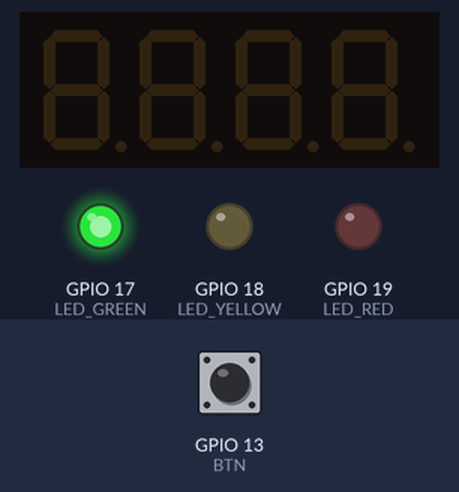
The program below on a simulated ESP32. On the bench: 4-digit seven-segment display, output pins drawn as LEDs (lit = HIGH). Inputs (shaded band) come from the test bench; at power-on: GPIO 13 (BTN) LOW.

Above: at 1.2 s.
1.3 s: GPIO 13 (BTN) pulled HIGH for 0.15 s
At 2.2 s:
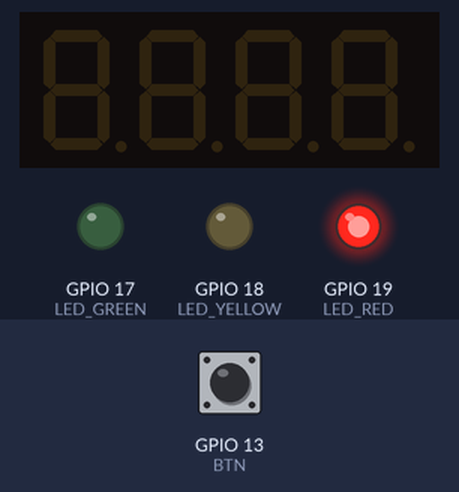
2.9 s: GPIO 13 (BTN) pulled HIGH for 1 s
At 3.5 s:
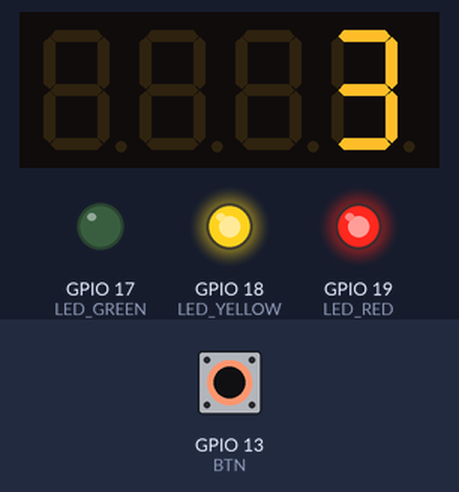
5.4 s: GPIO 13 (BTN) pulled HIGH for 3.2 s
At 5.8 s:
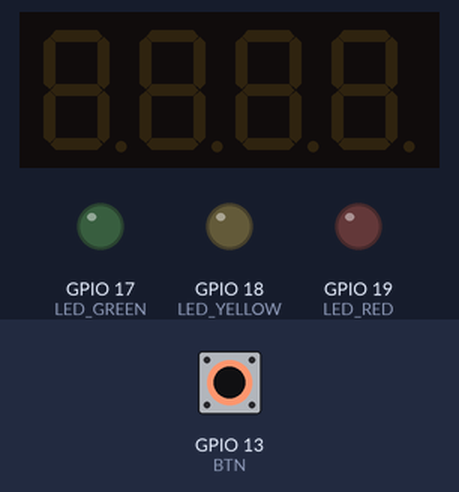
Timing chart, 0 to 8.4 s (numbered marks = the images above; inputs shaded):
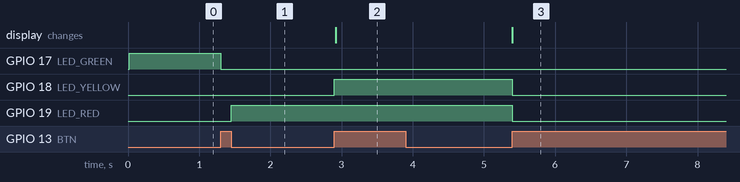

The program:

main.cpp
```cpp
#include <Arduino.h>
#include <TM1637Display.h>

#define LED_GREEN 17
#define LED_YELLOW 18
#define LED_RED 19
#define BTN 13
#define CLK 25
#define DIO 26

TM1637Display display(CLK, DIO);
bool isPaused = false;

void setup() {
    pinMode(LED_GREEN, OUTPUT);
    pinMode(LED_YELLOW, OUTPUT);
    pinMode(LED_RED, OUTPUT);
    pinMode(BTN, INPUT_PULLUP);
    display.setBrightness(7);
    display.clear();
}

void countDown(int seconds, int ledPin) {
    digitalWrite(ledPin, HIGH);
    for (int i = seconds; i >= 0; i--) {
        if (digitalRead(BTN) == LOW) {
            isPaused = !isPaused;
            while (digitalRead(BTN) == LOW);  // Chờ nút nhả ra
            if (isPaused) {
                // Tắt tất cả đèn LED và màn hình hiển thị
                digitalWrite(LED_GREEN, LOW);
                digitalWrite(LED_YELLOW, LOW);
                digitalWrite(LED_RED, LOW);
                display.clear();
                while (digitalRead(BTN) == HIGH); // Chờ nhấn nút để tiếp tục
            }
            return;
        }
        if (!isPaused) {
            display.showNumberDec(i); // Hiển thị số đếm ngược trên bảng LED
            delay(1000);
        }
    }
    digitalWrite(ledPin, LOW);
}

void loop() {
    if (!isPaused) {
        countDown(7, LED_GREEN);
        countDown(7, LED_RED);
        countDown(3, LED_YELLOW);
    }
}
```

Measured:
- after the input at 1.3 s, GPIO 17 (LED_GREEN): HIGH → LOW at once; GPIO 19 (LED_RED): LOW → HIGH after 0.15 s
- after the input at 2.9 s, GPIO 18 (LED_YELLOW): LOW → HIGH at once; the display: changes at once (image 2)
- after the input at 5.4 s, GPIO 18 (LED_YELLOW), GPIO 19 (LED_RED): HIGH → LOW at once; the display: changes at once (image 3)
